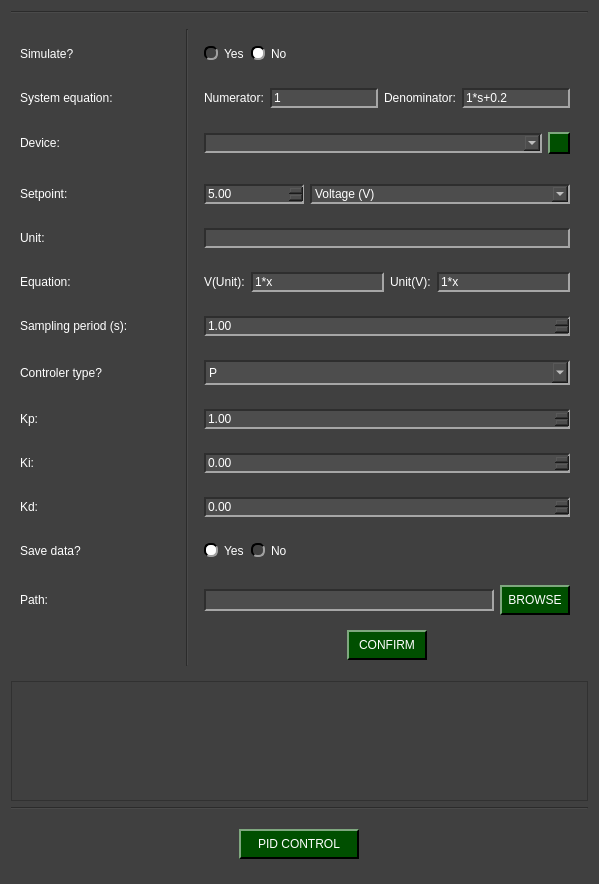
<?xml version="1.0" encoding="UTF-8"?>
<ui version="4.0">
 <class>Arduino_PID_Control</class>
 <widget class="QWidget" name="Arduino_PID_Control">
  <property name="geometry">
   <rect>
    <x>0</x>
    <y>0</y>
    <width>599</width>
    <height>884</height>
   </rect>
  </property>
  <property name="windowTitle">
   <string>Form</string>
  </property>
  <property name="styleSheet">
   <string notr="true">QWidget{
	background-color: rgb(64, 64, 64);
}

QTabWidget::pane { 
   border: 1px solid rgb(166, 166, 166);
}

QTabBar::tab {
  	background-color: rgb(77, 77, 77);
 }

 QTabBar::tab:selected {
  	background-color: rgb(140, 140, 140);
	padding-top: 2px;
	padding-bottom: 2px;
	padding-left: 12px;
	padding-right: 12px;
 }

 QTabBar::tab:selected:hover {
  	background-color: rgb(140, 140, 140);
	padding-top: 2px;
	padding-bottom: 2px;
	padding-left: 12px;
	padding-right: 12px;
 }

 QTabBar::tab:hover {
  	background-color: rgb(109, 109, 109);
	padding-top: 2px;
	padding-bottom: 2px;
	padding-left: 12px;
	padding-right: 12px;
 }

 QTabBar::tab:middle {
	border-right: 1px dashed rgb(166, 166, 166);
	border-left: 1px dashed rgb(166, 166, 166);
	padding-top: 2px;
	padding-bottom: 2px;
	padding-left: 12px;
	padding-right: 12px;
 }

 QTabBar::tab:last {
	border-top-right-radius: 10px;
	padding-top: 2px;
	padding-bottom: 2px;
	padding-left: 12px;
	padding-right: 12px;
 }

 QTabBar::tab:first {
	border-top-left-radius: 10px;
	padding-top: 2px;
	padding-bottom: 2px;
	padding-left: 12px;
	padding-right: 12px;
 }


QComboBox QAbstractItemView {
    background-color: rgb(77, 77, 77);
}

QComboBox QAbstractItemView::item:focus{
    background-color: rgb(140, 140, 140);
}

QDoubleSpinBox{
	background-color: rgb(77, 77, 77);
	
	border-top: 1.5px solid rgb(46, 46, 46);
	border-left: 1.5px solid rgb(46, 46, 46);

	border-bottom: 1.5px solid rgb(166, 166, 166);
	border-right: 1.5px solid rgb(166, 166, 166);
}

QDoubleSpinBox::up-button{
    image: url(:/imgs/imgs/drop_up_arrow.png);
	width: 11px;

	background-color: rgb(0, 79, 0);
	border-top: 1.5px solid rgb(127, 167, 127);
	border-left: 1.5px solid rgb(127, 167, 127);

	border-bottom: 1.5px solid rgb(0, 0, 0);
	border-right: 1.5px solid rgb(0, 0, 0);
}

QDoubleSpinBox::up-button:pressed{
	border: 2px solid rgb(255, 255, 255);
}

QDoubleSpinBox::up-button:hover{
	background-color: rgb(0, 50, 0);
}

QDoubleSpinBox::down-button{
    image: url(:/imgs/imgs/drop_down_arrow.png);
	width: 11px;

	background-color: rgb(0, 79, 0);
	border-top: 1.5px solid rgb(127, 167, 127);
	border-left: 1.5px solid rgb(127, 167, 127);

	border-bottom: 1.5px solid rgb(0, 0, 0);
	border-right: 1.5px solid rgb(0, 0, 0);
}

QDoubleSpinBox::down-button:pressed{
	border: 2px solid rgb(255, 255, 255);
}

QDoubleSpinBox::down-button:hover{
	background-color: rgb(0, 50, 0);
}

QWidget#centralwidget{
	background-color: rgb(64, 64, 64);
}

QWidget{
	color: rgb(255, 255, 255);
}

QComboBox{
	background-color: rgb(77, 77, 77);
	
	border-top: 1.5px solid rgb(46, 46, 46);
	border-left: 1.5px solid rgb(46, 46, 46);

	border-bottom: 1.5px solid rgb(166, 166, 166);
	border-right: 1.5px solid rgb(166, 166, 166);
}


QComboBox::drop-down{
	image: url(:/imgs/imgs/drop_down_arrow.png);
	width: 11px;

	background-color: rgb(0, 79, 0);
	border-top: 2px solid rgb(127, 167, 127);
	border-left: 2px solid rgb(127, 167, 127);

	border-bottom: 2px solid rgb(0, 0, 0);
	border-right: 2px solid rgb(0, 0, 0);
}

QComboBox::drop-down:hover{
	background-color: rgb(0, 50, 0);
}

QComboBox::drop-down:pressed{
	border: 2px solid rgb(255, 255, 255);
}

QPushButton{
	background-color: rgb(0, 79, 0);

	border-top: 1.5px solid rgb(127, 167, 127);
	border-left: 1.5px solid rgb(127, 167, 127);

	border-bottom: 1.5px solid rgb(0, 0, 0);
	border-right: 1.5px solid rgb(0, 0, 0);

	
	font: 12pt &quot;Helvetica&quot;;
	text-align:center;
}

QWidget{
	font: 12pt &quot;Helvetica&quot;;
}

QPushButton:hover{
	background-color: rgb(0, 50, 0);
}

QPushButton:pressed{
	border: 2px solid rgb(255, 255, 255);
}

QLineEdit{
	background-color: rgb(77, 77, 77);
	border-top: 1.5px solid rgb(46, 46, 46);
	border-left: 1.5px solid rgb(46, 46, 46);

	border-bottom: 1.5px solid rgb(166, 166, 166);
	border-right: 1.5px solid rgb(166, 166, 166);
}

QRadioButton::indicator{
	border-radius: 6px;
	border-top: 1.5px solid rgb(0, 0, 0);
	border-left: 1.5px solid rgb(0, 0, 0);

	border-bottom: 1.5px solid rgb(160, 160, 160);
	border-right: 1.5px solid rgb(160, 160, 160);
}

QRadioButton::indicator::checked{
	background-color: white;
}

QRadioButton::indicator::unchecked:hover{
	background-color: #9F9F9F;
}

QRadioButton::indicator::pressed{
	border: 1.5px solid #505050
}

QPushButton#reload_devices{
	image: url(:/imgs/imgs/reload.png);
	width: 11px;
	background-color: rgb(0, 79, 0);

	border-top: 1.5px solid rgb(127, 167, 127);
	border-left: 1.5px solid rgb(127, 167, 127);

	border-bottom: 1.5px solid rgb(0, 0, 0);
	border-right: 1.5px solid rgb(0, 0, 0);

	
	font: 12pt &quot;Helvetica&quot;;
	text-align:center;
}

QPushButton#reload_devices:hover{
	background-color: rgb(0, 50, 0);
}

QPushButton#reload_devices:pressed{
	border: 2px solid rgb(255, 255, 255);
}

QDoubleSpinBox{
	background-color: rgb(77, 77, 77);
	
	border-top: 1.5px solid rgb(46, 46, 46);
	border-left: 1.5px solid rgb(46, 46, 46);

	border-bottom: 1.5px solid rgb(166, 166, 166);
	border-right: 1.5px solid rgb(166, 166, 166);
}

QDoubleSpinBox:disabled {
    background-color: rgb(50, 50, 50);
    
    border-top: 1.5px solid rgb(30, 30, 30);
    border-left: 1.5px solid rgb(30, 30, 30);
    
    border-bottom: 1.5px solid rgb(100, 100, 100);
    border-right: 1.5px solid rgb(100, 100, 100);
    
    color: rgb(150, 150, 150);
}

QDoubleSpinBox::up-button{
    image: url(:/imgs/imgs/drop_up_arrow.png);
	width: 11px;

	background-color: rgb(0, 79, 0);
	border-top: 1.5px solid rgb(127, 167, 127);
	border-left: 1.5px solid rgb(127, 167, 127);

	border-bottom: 1.5px solid rgb(0, 0, 0);
	border-right: 1.5px solid rgb(0, 0, 0);
}

QDoubleSpinBox::up-button:pressed{
	border: 2px solid rgb(255, 255, 255);
}

QDoubleSpinBox::up-button:hover{
	background-color: rgb(0, 50, 0);
}

QDoubleSpinBox::down-button{
    image: url(:/imgs/imgs/drop_down_arrow.png);
	width: 11px;

	background-color: rgb(0, 79, 0);
	border-top: 1.5px solid rgb(127, 167, 127);
	border-left: 1.5px solid rgb(127, 167, 127);

	border-bottom: 1.5px solid rgb(0, 0, 0);
	border-right: 1.5px solid rgb(0, 0, 0);
}

QDoubleSpinBox::down-button:pressed{
	border: 2px solid rgb(255, 255, 255);
}

QDoubleSpinBox::down-button:hover{
	background-color: rgb(0, 50, 0);
}

QLabel::toolTip {
    font: 12pt &quot;Helvetica&quot;;
    text-align: center;
    color: white; /* Cor do texto */
    background-color: rgb(64, 64, 64);; /* Cor de fundo */
}
</string>
  </property>
  <layout class="QGridLayout" name="gridLayout">
   <item row="1" column="0">
    <widget class="Line" name="line_2">
     <property name="minimumSize">
      <size>
       <width>0</width>
       <height>0</height>
      </size>
     </property>
     <property name="orientation">
      <enum>Qt::Orientation::Horizontal</enum>
     </property>
    </widget>
   </item>
   <item row="5" column="0" alignment="Qt::AlignmentFlag::AlignHCenter|Qt::AlignmentFlag::AlignVCenter">
    <widget class="QPushButton" name="pushButton_start">
     <property name="minimumSize">
      <size>
       <width>120</width>
       <height>30</height>
      </size>
     </property>
     <property name="maximumSize">
      <size>
       <width>150</width>
       <height>30</height>
      </size>
     </property>
     <property name="text">
      <string>PID CONTROL</string>
     </property>
    </widget>
   </item>
   <item row="2" column="0">
    <widget class="QWidget" name="widget_top" native="true">
     <layout class="QGridLayout" name="gridLayout_2">
      <item row="1" column="0">
       <widget class="QLabel" name="label_simulate">
        <property name="text">
         <string>Simulate?</string>
        </property>
       </widget>
      </item>
      <item row="14" column="0">
       <widget class="QLabel" name="label_path">
        <property name="text">
         <string>Path:</string>
        </property>
       </widget>
      </item>
      <item row="8" column="3">
       <widget class="QWidget" name="widget_period" native="true">
        <layout class="QHBoxLayout" name="horizontalLayout_8">
         <item>
          <widget class="QDoubleSpinBox" name="doubleSpinBox_period">
           <property name="maximum">
            <double>9999999.000000000000000</double>
           </property>
           <property name="singleStep">
            <double>0.100000000000000</double>
           </property>
           <property name="value">
            <double>1.000000000000000</double>
           </property>
          </widget>
         </item>
        </layout>
       </widget>
      </item>
      <item row="3" column="0">
       <widget class="QLabel" name="label_arduino">
        <property name="minimumSize">
         <size>
          <width>154</width>
          <height>30</height>
         </size>
        </property>
        <property name="maximumSize">
         <size>
          <width>160</width>
          <height>16777215</height>
         </size>
        </property>
        <property name="text">
         <string>Device:</string>
        </property>
       </widget>
      </item>
      <item row="10" column="3">
       <widget class="QWidget" name="widget_kp" native="true">
        <layout class="QHBoxLayout" name="horizontalLayout_6">
         <item>
          <widget class="QDoubleSpinBox" name="doubleSpinBox_kp">
           <property name="singleStep">
            <double>0.100000000000000</double>
           </property>
           <property name="value">
            <double>1.000000000000000</double>
           </property>
          </widget>
         </item>
        </layout>
       </widget>
      </item>
      <item row="7" column="0">
       <widget class="QLabel" name="label_equation">
        <property name="minimumSize">
         <size>
          <width>0</width>
          <height>30</height>
         </size>
        </property>
        <property name="toolTip">
         <string>&lt;html&gt;&lt;head/&gt;&lt;body&gt;&lt;p&gt;&lt;span style=&quot; font-size:14pt;&quot;&gt;The equation should be written in the for: Ax²+Bx+C&lt;/span&gt;&lt;/p&gt;&lt;/body&gt;&lt;/html&gt;</string>
        </property>
        <property name="styleSheet">
         <string notr="true">QLabel::toolTip {
    font: 12pt &quot;Helvetica&quot;;
    text-align: center;
    color: white;  /* Cor do texto */
    background-color: rgb(64, 64, 64);  /* Cor de fundo */
}
</string>
        </property>
        <property name="text">
         <string>&lt;html&gt;&lt;head/&gt;&lt;body&gt;&lt;p&gt;Equation: &lt;/p&gt;&lt;/body&gt;&lt;/html&gt;</string>
        </property>
       </widget>
      </item>
      <item row="11" column="0">
       <widget class="QLabel" name="label_ki">
        <property name="minimumSize">
         <size>
          <width>0</width>
          <height>30</height>
         </size>
        </property>
        <property name="text">
         <string>Ki:</string>
        </property>
       </widget>
      </item>
      <item row="12" column="0">
       <widget class="QLabel" name="label_kd">
        <property name="minimumSize">
         <size>
          <width>0</width>
          <height>30</height>
         </size>
        </property>
        <property name="text">
         <string>Kd:</string>
        </property>
       </widget>
      </item>
      <item row="3" column="3">
       <widget class="QWidget" name="widget_arduino" native="true">
        <layout class="QHBoxLayout" name="horizontalLayout_2">
         <item>
          <widget class="QComboBox" name="comboBox_arduino">
           <property name="minimumSize">
            <size>
             <width>0</width>
             <height>0</height>
            </size>
           </property>
           <property name="maximumSize">
            <size>
             <width>9000000</width>
             <height>16777215</height>
            </size>
           </property>
          </widget>
         </item>
         <item>
          <widget class="QPushButton" name="reload_devices">
           <property name="minimumSize">
            <size>
             <width>22</width>
             <height>22</height>
            </size>
           </property>
           <property name="maximumSize">
            <size>
             <width>22</width>
             <height>22</height>
            </size>
           </property>
           <property name="text">
            <string/>
           </property>
          </widget>
         </item>
        </layout>
       </widget>
      </item>
      <item row="11" column="3">
       <widget class="QWidget" name="widget_ki" native="true">
        <layout class="QHBoxLayout" name="horizontalLayout_4">
         <item>
          <widget class="QDoubleSpinBox" name="doubleSpinBox_ki">
           <property name="singleStep">
            <double>0.100000000000000</double>
           </property>
          </widget>
         </item>
        </layout>
       </widget>
      </item>
      <item row="1" column="3">
       <widget class="QWidget" name="widget_simulate" native="true">
        <layout class="QHBoxLayout" name="horizontalLayout_11">
         <item>
          <widget class="QRadioButton" name="yes_simulate_radio">
           <property name="text">
            <string>Yes</string>
           </property>
           <attribute name="buttonGroup">
            <string notr="true">simulate_radio_group</string>
           </attribute>
          </widget>
         </item>
         <item>
          <widget class="QRadioButton" name="no_simulate_radio">
           <property name="text">
            <string>No</string>
           </property>
           <property name="checked">
            <bool>true</bool>
           </property>
           <attribute name="buttonGroup">
            <string notr="true">simulate_radio_group</string>
           </attribute>
          </widget>
         </item>
         <item>
          <spacer name="horizontalSpacer_2">
           <property name="orientation">
            <enum>Qt::Orientation::Horizontal</enum>
           </property>
           <property name="sizeHint" stdset="0">
            <size>
             <width>40</width>
             <height>20</height>
            </size>
           </property>
          </spacer>
         </item>
        </layout>
       </widget>
      </item>
      <item row="9" column="3">
       <widget class="QWidget" name="widget_type" native="true">
        <property name="minimumSize">
         <size>
          <width>100</width>
          <height>0</height>
         </size>
        </property>
        <layout class="QHBoxLayout" name="horizontalLayout_7">
         <item>
          <widget class="QComboBox" name="comboBox_type">
           <property name="minimumSize">
            <size>
             <width>0</width>
             <height>25</height>
            </size>
           </property>
           <property name="maximumSize">
            <size>
             <width>9000000</width>
             <height>16777215</height>
            </size>
           </property>
           <item>
            <property name="text">
             <string>P</string>
            </property>
           </item>
           <item>
            <property name="text">
             <string>PI</string>
            </property>
           </item>
           <item>
            <property name="text">
             <string>PD</string>
            </property>
           </item>
           <item>
            <property name="text">
             <string>PID</string>
            </property>
           </item>
          </widget>
         </item>
        </layout>
       </widget>
      </item>
      <item row="9" column="0">
       <widget class="QLabel" name="label_type">
        <property name="minimumSize">
         <size>
          <width>0</width>
          <height>30</height>
         </size>
        </property>
        <property name="toolTip">
         <string>&lt;html&gt;&lt;head/&gt;&lt;body&gt;&lt;p&gt;&lt;img src=&quot;:/imgs/imgs/PID_Flow.png&quot;/&gt;&lt;/p&gt;&lt;/body&gt;&lt;/html&gt;</string>
        </property>
        <property name="text">
         <string>Controler type? </string>
        </property>
       </widget>
      </item>
      <item row="0" column="2" rowspan="17">
       <widget class="Line" name="line">
        <property name="minimumSize">
         <size>
          <width>0</width>
          <height>0</height>
         </size>
        </property>
        <property name="orientation">
         <enum>Qt::Orientation::Vertical</enum>
        </property>
       </widget>
      </item>
      <item row="7" column="3">
       <widget class="QWidget" name="widget_equation" native="true">
        <layout class="QHBoxLayout" name="horizontalLayout_9">
         <item>
          <widget class="QLabel" name="label_vunit">
           <property name="text">
            <string>V(Unit):</string>
           </property>
          </widget>
         </item>
         <item>
          <widget class="QLineEdit" name="lineEdit_equationvu">
           <property name="text">
            <string>1*x</string>
           </property>
          </widget>
         </item>
         <item>
          <widget class="QLabel" name="label_unitv">
           <property name="text">
            <string>Unit(V):</string>
           </property>
          </widget>
         </item>
         <item>
          <widget class="QLineEdit" name="lineEdit_equationuv">
           <property name="text">
            <string>1*x</string>
           </property>
          </widget>
         </item>
        </layout>
       </widget>
      </item>
      <item row="15" column="3" alignment="Qt::AlignmentFlag::AlignHCenter">
       <widget class="QPushButton" name="pushButton_confirm">
        <property name="minimumSize">
         <size>
          <width>80</width>
          <height>30</height>
         </size>
        </property>
        <property name="maximumSize">
         <size>
          <width>100</width>
          <height>16777215</height>
         </size>
        </property>
        <property name="text">
         <string> CONFIRM </string>
        </property>
       </widget>
      </item>
      <item row="14" column="3" alignment="Qt::AlignmentFlag::AlignVCenter">
       <widget class="QWidget" name="widget_path" native="true">
        <layout class="QHBoxLayout" name="horizontalLayout_10">
         <item>
          <widget class="QLineEdit" name="path_line_edit">
           <property name="minimumSize">
            <size>
             <width>0</width>
             <height>22</height>
            </size>
           </property>
          </widget>
         </item>
         <item>
          <widget class="QPushButton" name="path_folder_browse">
           <property name="minimumSize">
            <size>
             <width>70</width>
             <height>30</height>
            </size>
           </property>
           <property name="text">
            <string> BROWSE </string>
           </property>
          </widget>
         </item>
        </layout>
       </widget>
      </item>
      <item row="5" column="0">
       <widget class="QLabel" name="label_setpoint">
        <property name="minimumSize">
         <size>
          <width>0</width>
          <height>30</height>
         </size>
        </property>
        <property name="text">
         <string>Setpoint:</string>
        </property>
       </widget>
      </item>
      <item row="9" column="1">
       <widget class="QLabel" name="label_i_type">
        <property name="toolTip">
         <string>&lt;html&gt;&lt;head/&gt;&lt;body&gt;&lt;p&gt;&lt;img src=&quot;:/imgs/imgs/PID_Flow.png&quot;/&gt;&lt;/p&gt;&lt;/body&gt;&lt;/html&gt;</string>
        </property>
        <property name="text">
         <string>&lt;html&gt;&lt;head/&gt;&lt;body&gt;&lt;p&gt;&lt;img src=&quot;:/imgs/imgs/inform.png&quot;/&gt;&lt;/p&gt;&lt;/body&gt;&lt;/html&gt;</string>
        </property>
       </widget>
      </item>
      <item row="8" column="0">
       <widget class="QLabel" name="label_periody">
        <property name="minimumSize">
         <size>
          <width>0</width>
          <height>30</height>
         </size>
        </property>
        <property name="text">
         <string>Sampling period (s):</string>
        </property>
       </widget>
      </item>
      <item row="5" column="3">
       <widget class="QWidget" name="widget_setpoint" native="true">
        <layout class="QHBoxLayout" name="horizontalLayout_3">
         <item>
          <widget class="QDoubleSpinBox" name="doubleSpinBox_setpoint">
           <property name="minimumSize">
            <size>
             <width>100</width>
             <height>0</height>
            </size>
           </property>
           <property name="maximumSize">
            <size>
             <width>100</width>
             <height>16777215</height>
            </size>
           </property>
           <property name="maximum">
            <double>9999999.000000000000000</double>
           </property>
           <property name="singleStep">
            <double>0.100000000000000</double>
           </property>
           <property name="value">
            <double>5.000000000000000</double>
           </property>
          </widget>
         </item>
         <item>
          <widget class="QComboBox" name="comboBox_setpoint">
           <property name="minimumSize">
            <size>
             <width>190</width>
             <height>0</height>
            </size>
           </property>
           <property name="maximumSize">
            <size>
             <width>9000000</width>
             <height>16777215</height>
            </size>
           </property>
           <item>
            <property name="text">
             <string>Voltage (V)</string>
            </property>
           </item>
           <item>
            <property name="text">
             <string>Temperature (C°)</string>
            </property>
           </item>
           <item>
            <property name="text">
             <string>Other</string>
            </property>
           </item>
          </widget>
         </item>
        </layout>
       </widget>
      </item>
      <item row="13" column="0">
       <widget class="QLabel" name="label_save">
        <property name="text">
         <string>Save data?</string>
        </property>
       </widget>
      </item>
      <item row="10" column="0">
       <widget class="QLabel" name="label_kp">
        <property name="minimumSize">
         <size>
          <width>0</width>
          <height>30</height>
         </size>
        </property>
        <property name="text">
         <string>Kp:</string>
        </property>
       </widget>
      </item>
      <item row="12" column="3" alignment="Qt::AlignmentFlag::AlignVCenter">
       <widget class="QWidget" name="widget_kd" native="true">
        <layout class="QHBoxLayout" name="horizontalLayout_5">
         <item>
          <widget class="QDoubleSpinBox" name="doubleSpinBox_kd">
           <property name="singleStep">
            <double>0.100000000000000</double>
           </property>
          </widget>
         </item>
        </layout>
       </widget>
      </item>
      <item row="6" column="0">
       <widget class="QLabel" name="label_unit">
        <property name="minimumSize">
         <size>
          <width>0</width>
          <height>30</height>
         </size>
        </property>
        <property name="text">
         <string>Unit:</string>
        </property>
       </widget>
      </item>
      <item row="13" column="3">
       <widget class="QWidget" name="widget_save" native="true">
        <layout class="QHBoxLayout" name="horizontalLayout_12">
         <item>
          <widget class="QRadioButton" name="yes_save_radio">
           <property name="text">
            <string>Yes</string>
           </property>
           <property name="checked">
            <bool>true</bool>
           </property>
           <attribute name="buttonGroup">
            <string notr="true">save_radio_group</string>
           </attribute>
          </widget>
         </item>
         <item>
          <widget class="QRadioButton" name="no_save_radio">
           <property name="text">
            <string>No</string>
           </property>
           <attribute name="buttonGroup">
            <string notr="true">save_radio_group</string>
           </attribute>
          </widget>
         </item>
         <item>
          <spacer name="horizontalSpacer">
           <property name="orientation">
            <enum>Qt::Orientation::Horizontal</enum>
           </property>
           <property name="sizeHint" stdset="0">
            <size>
             <width>40</width>
             <height>20</height>
            </size>
           </property>
          </spacer>
         </item>
        </layout>
       </widget>
      </item>
      <item row="6" column="3" alignment="Qt::AlignmentFlag::AlignVCenter">
       <widget class="QWidget" name="widget_unit" native="true">
        <layout class="QHBoxLayout" name="horizontalLayout">
         <item>
          <widget class="QLineEdit" name="lineEdit_unit"/>
         </item>
        </layout>
       </widget>
      </item>
      <item row="7" column="1">
       <widget class="QLabel" name="label_i_equation">
        <property name="maximumSize">
         <size>
          <width>24</width>
          <height>16777215</height>
         </size>
        </property>
        <property name="toolTip">
         <string>&lt;html&gt;&lt;head/&gt;&lt;body&gt;&lt;p&gt;The equation should be written as a polynomial, for example: A*x²+B*x+C&lt;/p&gt;&lt;/body&gt;&lt;/html&gt;</string>
        </property>
        <property name="text">
         <string>&lt;!DOCTYPE HTML PUBLIC &quot;-//W3C//DTD HTML 4.0//EN&quot; &quot;http://www.w3.org/TR/REC-html40/strict.dtd&quot;&gt;
&lt;html&gt;&lt;head&gt;&lt;meta name=&quot;qrichtext&quot; content=&quot;1&quot; /&gt;&lt;meta charset=&quot;utf-8&quot; /&gt;&lt;style type=&quot;text/css&quot;&gt;
p, li { white-space: pre-wrap; }
hr { height: 1px; border-width: 0; }
li.unchecked::marker { content: &quot;\2610&quot;; }
li.checked::marker { content: &quot;\2612&quot;; }
&lt;/style&gt;&lt;/head&gt;&lt;body style=&quot; font-family:'Helvetica'; font-size:12pt; font-weight:400; font-style:normal;&quot;&gt;
&lt;p style=&quot; margin-top:12px; margin-bottom:12px; margin-left:0px; margin-right:0px; -qt-block-indent:0; text-indent:0px;&quot;&gt;&lt;img src=&quot;:/imgs/imgs/inform.png&quot; /&gt;&lt;/p&gt;&lt;/body&gt;&lt;/html&gt;</string>
        </property>
       </widget>
      </item>
      <item row="2" column="0">
       <widget class="QLabel" name="label_system_equation">
        <property name="text">
         <string>System equation:</string>
        </property>
       </widget>
      </item>
      <item row="2" column="1">
       <widget class="QLabel" name="label_i_polinomial">
        <property name="toolTip">
         <string>&lt;html&gt;&lt;head/&gt;&lt;body&gt;&lt;p&gt;&lt;span style=&quot; font-size:14pt;&quot;&gt;Transfer function of a polynomial system G(s) = N(s) / D(s), where N(s) and D(s) are polynomials in s.&lt;/span&gt;&lt;/p&gt;&lt;/body&gt;&lt;/html&gt;</string>
        </property>
        <property name="text">
         <string>&lt;html&gt;&lt;head/&gt;&lt;body&gt;&lt;p&gt;&lt;img src=&quot;:/imgs/imgs/inform.png&quot;/&gt;&lt;/p&gt;&lt;/body&gt;&lt;/html&gt;</string>
        </property>
       </widget>
      </item>
      <item row="2" column="3">
       <widget class="QWidget" name="widget_polynomial" native="true">
        <layout class="QHBoxLayout" name="horizontalLayout_13">
         <item>
          <widget class="QLabel" name="label_numerator">
           <property name="text">
            <string>Numerator:</string>
           </property>
          </widget>
         </item>
         <item>
          <widget class="QLineEdit" name="lineEdit_numerator">
           <property name="text">
            <string>1</string>
           </property>
          </widget>
         </item>
         <item>
          <widget class="QLabel" name="label_denominator">
           <property name="text">
            <string>Denominator:</string>
           </property>
          </widget>
         </item>
         <item>
          <widget class="QLineEdit" name="lineEdit_denominator">
           <property name="text">
            <string>1*s+0.2</string>
           </property>
          </widget>
         </item>
        </layout>
       </widget>
      </item>
     </layout>
    </widget>
   </item>
   <item row="4" column="0">
    <widget class="Line" name="line_3">
     <property name="minimumSize">
      <size>
       <width>0</width>
       <height>0</height>
      </size>
     </property>
     <property name="orientation">
      <enum>Qt::Orientation::Horizontal</enum>
     </property>
    </widget>
   </item>
   <item row="3" column="0">
    <widget class="QFrame" name="frame_equation">
     <property name="minimumSize">
      <size>
       <width>400</width>
       <height>120</height>
      </size>
     </property>
     <property name="frameShape">
      <enum>QFrame::Shape::StyledPanel</enum>
     </property>
     <property name="frameShadow">
      <enum>QFrame::Shadow::Raised</enum>
     </property>
     <layout class="QVBoxLayout" name="verticalLayout">
      <item>
       <widget class="QWidget" name="widget_image" native="true">
        <property name="minimumSize">
         <size>
          <width>0</width>
          <height>100</height>
         </size>
        </property>
        <layout class="QHBoxLayout" name="image_layout"/>
       </widget>
      </item>
     </layout>
    </widget>
   </item>
  </layout>
 </widget>
 <resources>
  <include location="resources_1.qrc"/>
 </resources>
 <connections/>
 <buttongroups>
  <buttongroup name="simulate_radio_group"/>
  <buttongroup name="save_radio_group"/>
 </buttongroups>
</ui>
